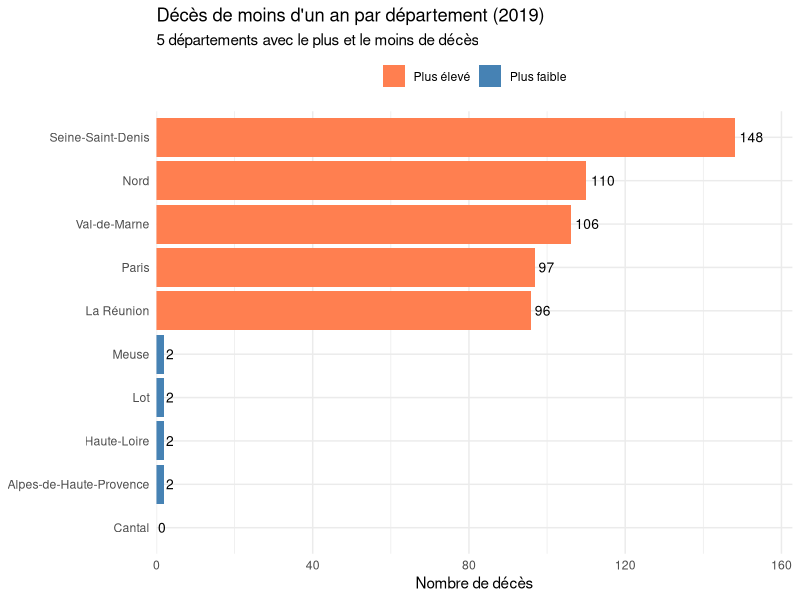

The R source for this figure:
## ---- chunk 1
library(readr)
library(dplyr)
library(ggplot2)
library(knitr)
library(here)
infant_mortality <- read_csv2(
  here("data/mortalite_infantile.csv"),
  skip = 4
) %>%
 mutate(
    # Convert all numeric columns to numeric type
    `Nés vivants (a)` = as.numeric(gsub(" ", "", `Nés vivants (a)`)),
    `Décédés de moins d'un an (b)` = as.numeric(gsub(" ", "", `Décédés de moins d'un an (b)`)),
    `Décédés de moins de 7 jours (b)` = as.numeric(gsub(" ", "", `Décédés de moins de 7 jours (b)`)),
    `Décédés de moins de 28 jours (b)` = as.numeric(gsub(" ", "", `Décédés de moins de 28 jours (b)`)),
    `Infantile (c)` = as.numeric(gsub(",", ".", `Infantile (c)`)),
    `Néonatale (d)` = as.numeric(gsub(",", ".", `Néonatale (d)`))
  ) %>%
  filter(!is.na(`Décédés de moins d'un an (b)`))  # Supprime les lignes avec NA

# Exclure les totaux régionaux
infant_mortality_dept <- infant_mortality %>%
  filter(
    !grepl("France|métropole|Sous-total|Outre Mer", `Départements et régions`, ignore.case = TRUE),
    !`Départements et régions` %in% c("Ile-de-France", "Centre-Val de Loire", 
                                       "Bourgogne-Franche-Comté", "Normandie",
                                       "Hauts-de-France", "Grand Est", 
                                       "Pays de la Loire", "Bretagne",
                                       "Nouvelle-Aquitaine", "Occitanie",
                                       "Auvergne-Rhône-Alpes", "Provence-Alpes-Côte d'Azur",
                                       "Corse")
  )

# Top 5 et Bottom 5 DÉPARTEMENTS uniquement
top5 <- infant_mortality_dept %>%
  arrange(desc(`Décédés de moins d'un an (b)`)) %>%
  slice(1:5)

bottom5 <- infant_mortality_dept %>%
  arrange(`Décédés de moins d'un an (b)`) %>%
  slice(1:5)

top_bottom <- bind_rows(
  top5 %>% mutate(categorie = "Plus élevé"),
  bottom5 %>% mutate(categorie = "Plus faible")
)

# Graphique 
ggplot(top_bottom, 
       aes(x = reorder(`Départements et régions`, `Décédés de moins d'un an (b)`), 
           y = `Décédés de moins d'un an (b)`,
           fill = categorie)) +
  geom_col() +
  geom_text(aes(label = `Décédés de moins d'un an (b)`), 
            hjust = -0.2, size = 3.5) +  # Ajoute les valeurs
  scale_fill_manual(values = c("Plus élevé" = "coral", "Plus faible" = "steelblue")) +
  scale_y_continuous(expand = expansion(mult = c(0, 0.1))) +  # Plus d'espace à droite
  coord_flip() +
  labs(title = "Décès de moins d'un an par département (2019)",
       subtitle = "5 départements avec le plus et le moins de décès",
       y = "Nombre de décès", 
       x = NULL,
       fill = NULL) +
  theme_minimal() +
  theme(legend.position = "top")
